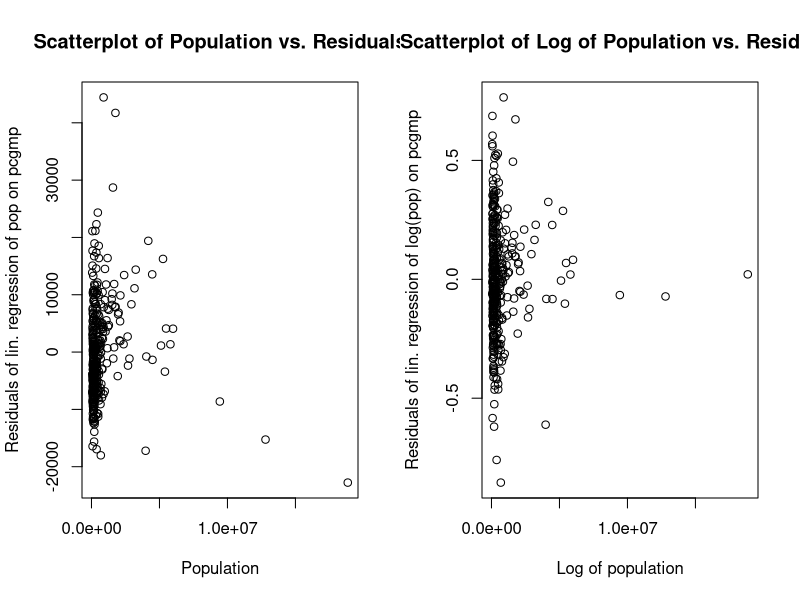

The R script that drew this image: (Note: a time limit stopped this script after it produced the figure.)
## ---- chunk 1
library(knitr)
setwd("~/Desktop/36402")
gmpdata=read.csv("gmp-2006.csv", header=TRUE)
gmpdata=gmpdata[order(gmpdata$pop),] #366 rows
gmpdata.clean=na.omit(gmpdata) #133 rows
gmpdata.clean=gmpdata.clean[order(gmpdata.clean$pop),] 
## ---- chunk 2
#Code for DAG above use DiagrammeR package
# library(DiagrammeR)
# mermaid("
# 	        graph LR
# 	        P(Pop.)-->G(PCGMP)
# 	        P-->F(Finance)
# 	        P-->T(Prof. tech)
# 	        P-->I(Ict)
#           P-->M(Management)
# 	        ")
## ---- chunk 3
#Code for DAG above use DiagrammeR package
# library(DiagrammeR)
# mermaid("
# 	        graph LR
# 	        P(Pop.)-->F(Finance)
# 	        P-->T(Prof. tech)
# 	        P-->I(Ict)
#           P-->M(Management)
#           F-->G(PCGMP)
#           T-->G
#           I-->G
#           M-->G
# 	        ")
## ---- chunk 4
#Code for DAG above use DiagrammeR package
# library(DiagrammeR)
# mermaid("
# 	        graph LR
#           F(Finance)-->G(PCGMP)
#           T(Prof. tech)-->G
#           I(Ict)-->G
#           M(Management)-->G
#           G-->P(Pop)
# 	        ")
## ---- chunk 5
library(mgcv)
par(mfrow=c(1,2))
#Effect of pop on pcgmp for all three theories:
#Linear model and diagnostics
model1apop<-lm(pcgmp~pop,data=gmpdata)
plot(gmpdata$pop, model1apop$residuals, main="Scatterplot of Population vs. Residuals", xlab="Population", ylab="Residuals of lin. regression of pop on pcgmp")

model1apop.2<-lm(log(pcgmp)~log(pop), data=gmpdata)
plot(gmpdata$pop, model1apop.2$residuals, main="Scatterplot of Log of Population vs. Residuals", xlab="Log of population", ylab="Residuals of lin. regression of log(pop) on pcgmp")

## ---- chunk 6
#Gam model and diagnostics
model1bpop<-gam(pcgmp~s(pop), data=gmpdata)
model1bpop$gcv.ubre

model1bpop.2<-gam(pcgmp~s(log(pop)), data=gmpdata)
model1bpop.2$gcv.ubre

df1a<-gmpdata
df1a$pop<-df1a$pop+.1

#Effect of prof.tech for Pop. Scaling theory:
model2aprof.tech<-gam(pcgmp~s((pop))+s((prof.tech)), data=gmpdata.clean)
model2aprof.tech$gcv.ubre
model2bprof.tech<-gam(pcgmp~s(log(pop))+s(log(prof.tech)), data=gmpdata.clean)
model2bprof.tech$gcv.ubre

df1b<-gmpdata.clean
df1b$prof.tech<-df1b$prof.tech+.1

#Effect of prof.tech for Central place theory:
model3aprof.tech<-gam(pcgmp~s(pop)+s(ict)+s(finance)+s(management)+s(prof.tech),data=gmpdata.clean)
model3aprof.tech$gcv.ubre
model3bprof.tech<-gam(pcgmp~s(log(pop))+s(log(ict))+s(finance)+s(log(management))+s(log(prof.tech)),data=gmpdata.clean)
model3bprof.tech$gcv.ubre

#Effect of prof.tech Exogenous industries:
model4aprof.tech<-gam(pcgmp~s(prof.tech), data=gmpdata.clean)
model4aprof.tech$gcv.ubre
model4bprof.tech<-gam(pcgmp~s(log(prof.tech)), data=gmpdata.clean)
model4bprof.tech$gcv.ubre

#Bootstrapping: this code was taken from the textbook and modified
resample <- function(x) {
sample(x, size = length(x), replace = TRUE)
}
resample.data.frame <- function(data) {
sample.rows <- resample(1:nrow(data))
return(data[sample.rows, ])
}
resample.gmpdata <- function() { resample.data.frame(gmpdata.clean) }

est.lm1 <- function(data) {
  model1bpop.2<-gam(pcgmp~s(log(pop)), data=data)
  estimator<-mean(predict(model1bpop.2,  newdata=df1a))-mean(predict(model1bpop.2,newdata=data))
    return(estimator)
}

est.lm2 <- function(data) {
  model2bprof.tech<-gam(pcgmp~s(log(pop))+s(log(prof.tech)), data=data)
    estimator<-mean(predict(model2bprof.tech,  newdata=df1b))-mean(predict(model2bprof.tech,newdata=data))
    return(estimator)
}

est.lm3 <- function(data) {
    model3bprof.tech<-gam(pcgmp~s(log(pop))+s(log(ict))+s(finance)+s(log(management))+s(log(prof.tech)),data=data)
    estimator<-mean(predict(model3bprof.tech,  newdata=df1b))-mean(predict(model3bprof.tech,newdata=data))
    return(estimator)
}

est.lm4 <- function(data) {
    model4aprof.tech<-gam(pcgmp~s(prof.tech), data=data)
    estimator<-mean(predict(model4aprof.tech,  newdata=df1b))-mean(predict(model4aprof.tech,newdata=data))
    return(estimator)
}

rboot <- function(statistic, simulator, B) {
tboots <- replicate(B, statistic(simulator()))
if (is.null(dim(tboots))) {
tboots <- array(tboots, dim = c(1, B))
}
return(tboots)
}

bootstrap <- function(tboots, summarizer, ...) {
summaries <- apply(tboots, 1, summarizer, ...)
return(t(summaries))
}

bootstrap.se <- function(statistic, simulator, B) {
bootstrap(rboot(statistic, simulator, B), summarizer = sd)
}

bootstraperrors1<-bootstrap.se(est.lm1, resample.gmpdata, B=1e4)
bootstraperrors2<-bootstrap.se(est.lm2, resample.gmpdata, B=1e4)
bootstraperrors3<-bootstrap.se(est.lm3, resample.gmpdata, B=1e4)
bootstraperrors4<-bootstrap.se(est.lm4, resample.gmpdata, B=1e4)
## ---- chunk 7
results1=c(round(mean(predict(model1bpop.2, newdata=df1a))-mean(predict(model1bpop.2,newdata=gmpdata)), digits=3), round(mean(predict(model2bprof.tech, newdata=df1b))-mean(predict(model2bprof.tech,newdata=gmpdata.clean)), digits=3), round(mean(predict(model3bprof.tech, newdata=df1b))-mean(predict(model3bprof.tech,newdata=gmpdata.clean)), digits=3), round(mean(predict(model4aprof.tech, newdata=df1b))-mean(predict(model4aprof.tech,newdata=gmpdata.clean)), digits=3))
results2=c(bootstraperrors1, bootstraperrors2, bootstraperrors3, bootstraperrors4)
main=cbind(data.frame(results1), data.frame(results2))
colnames(main)=c("Estimate", "Bootstrap Std. Error")
rownames(main)=c("Theories 1-3, effect of 10% pop. increase on pcgmp", "Theory 1, effect of 10% increase in share of cities prof/tech services on pcgmp", "Theory 2, effect of 10% increase in share of cities prof/tech services on pcgmp", "Theory 3, effect of 10% increase in share of cities prof/tech services on pcgmp")
kable(main)
## ---- chunk 8
library(broom)
lm.DAG1.pcgmp=lm(pcgmp~pop, data=gmpdata.clean)
lm.DAG1.finance=lm(finance~pop, data=gmpdata.clean)
lm.DAG1.test=lm(lm.DAG1.pcgmp$residuals ~ lm.DAG1.finance$residuals)
signif(summary(lm.DAG1.test)$coefficients, 2)

est.lm5 <- function(data) {
    lm.DAG1.pcgmp=lm(pcgmp~pop, data=data)
    lm.DAG1.finance=lm(finance~pop, data=data)
    lm.DAG1.test=lm(lm.DAG1.pcgmp$residuals ~ lm.DAG1.finance$residuals)
    estimator<-glance(lm.DAG1.test)$p.value
    return(estimator)
}
## ---- chunk 9
lm.DAG2.pcgmp=lm(pcgmp~finance, data=gmpdata.clean)
lm.DAG2.pop=lm(pop~finance, data=gmpdata.clean)
lm.DAG2.test=lm(lm.DAG2.pcgmp$residuals ~ lm.DAG2.pop$residuals)
signif(summary(lm.DAG2.test)$coefficients, 2)

est.lm6 <- function(data) {
    lm.DAG2.pcgmp=lm(pcgmp~finance, data=data)
    lm.DAG2.pop=lm(pop~finance, data=data)
    lm.DAG2.test=lm(lm.DAG2.pcgmp$residuals ~ lm.DAG2.pop$residuals)
    estimator<-glance(lm.DAG2.test)$p.value
    return(estimator)
}
## ---- chunk 10
lm.DAG3.pop=lm(pop~pcgmp, data=gmpdata.clean)
lm.DAG3.finance=lm(finance~pcgmp, data=gmpdata.clean)
lm.DAG3.test=lm(lm.DAG3.pop$residuals ~ lm.DAG3.finance$residuals)
signif(summary(lm.DAG3.test)$coefficients, 2)

est.lm7 <- function(data) {
    lm.DAG3.pop=lm(pop~pcgmp, data=data)
    lm.DAG3.finance=lm(finance~pcgmp, data=data)
    lm.DAG3.test=lm(lm.DAG3.pop$residuals ~ lm.DAG3.finance$residuals)
    estimator<-glance(lm.DAG3.test)$p.value
    return(estimator)
}
## ---- chunk 11
library(broom)
bootstraperrors5<-bootstrap.se(est.lm5, resample.gmpdata, B=1e4)
bootstraperrors6<-bootstrap.se(est.lm6, resample.gmpdata, B=1e4)
bootstraperrors7<-bootstrap.se(est.lm7, resample.gmpdata, B=1e4)

results1=c(glance(lm.DAG1.test)$p.value, glance(lm.DAG2.test)$p.value, glance(lm.DAG3.test)$p.value)
results2=c(bootstraperrors5, bootstraperrors6,bootstraperrors7)
main=cbind(data.frame(results1), data.frame(results2))
colnames(main)=c("P-value", "Bootstrapped P-values")
rownames(main)=c("Indep. of finance and pcgmp given pop", "Indep. pcgmp and pop given finance", "Indep. of pop and finance given pcgmp")
kable(main)
